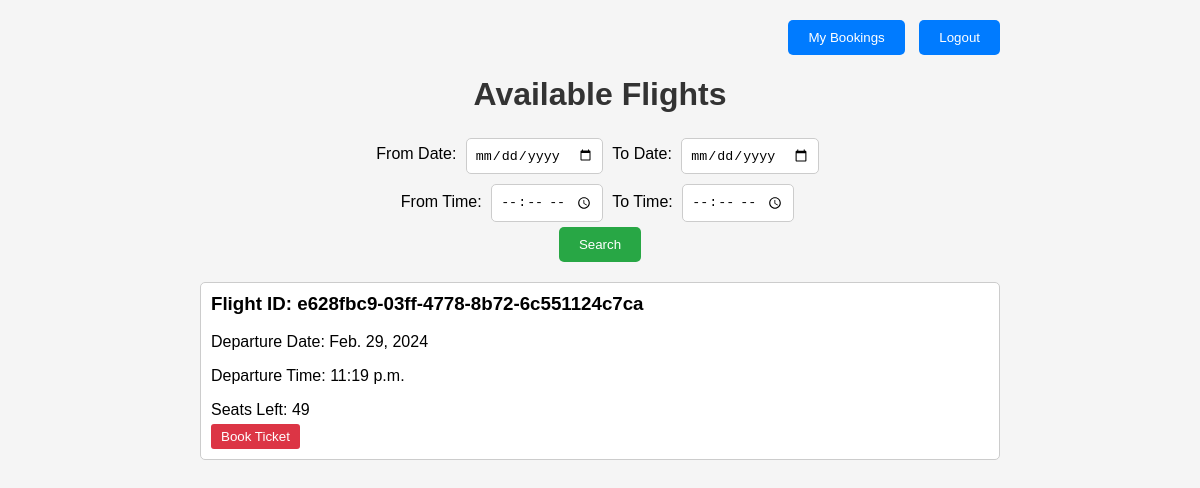
/flights/ (signed in), run on an earlier commit of the app's database.
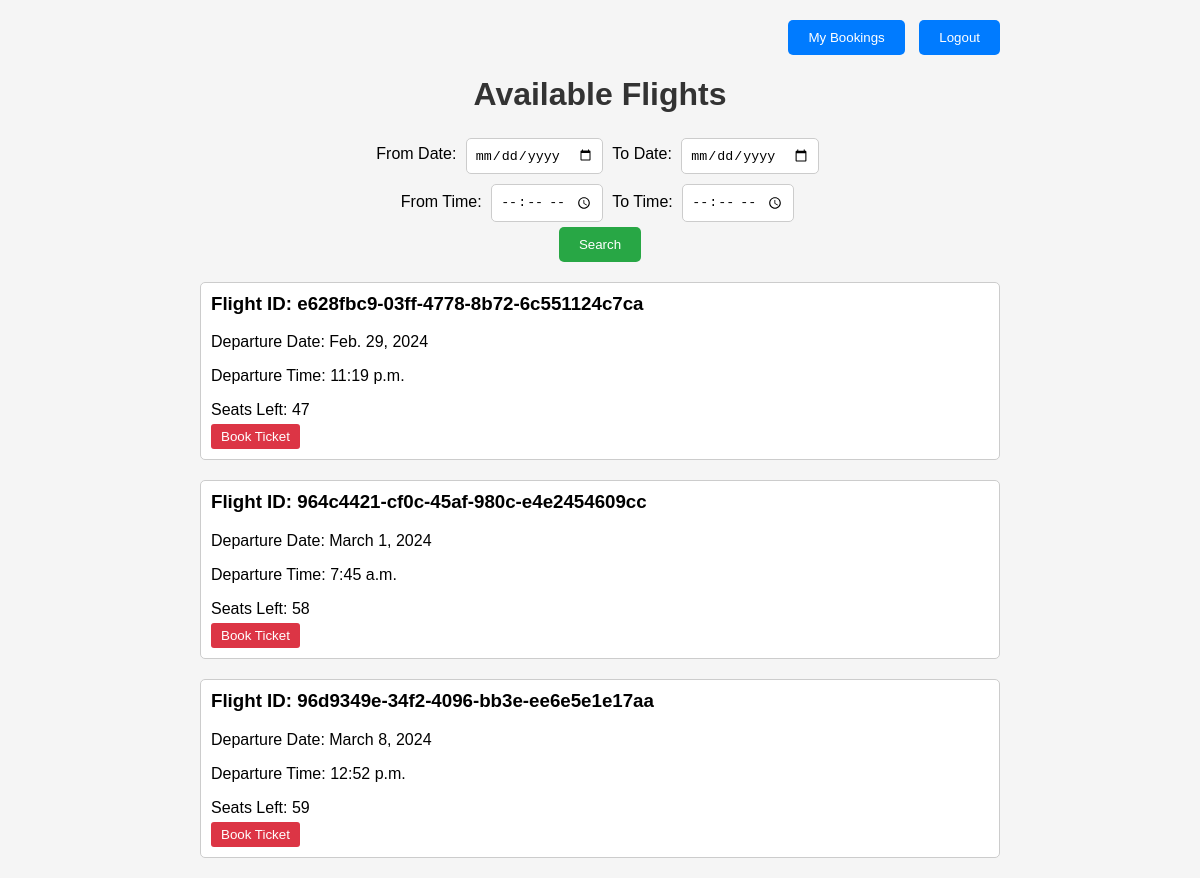
And on a later commit of the database.
### bookings/models.py (models this page shows, shortened)
class Flight(models.Model):
    flight_number = models.UUIDField(primary_key=True, default=uuid.uuid4, editable=False)
    departure_date=models.DateField()
    departure_time=models.TimeField()
    seat_count=models.PositiveIntegerField(default=60)
    booked_seats=models.PositiveIntegerField(default=0)
    seats_left = models.IntegerField(default=60)

### bookings/views.py (the view)
# urls.py: path('flights/',views.flights,name="flights"),
@login_required(login_url='login')
def flights(request):
    if request.method == 'POST':
        from_date = request.POST.get('from_date')
        to_date = request.POST.get('to_date')
        from_time = request.POST.get('from_time')
        to_time = request.POST.get('to_time')
        filtered_flights = Flight.objects.all()
        if from_date:
            filtered_flights = filtered_flights.filter(departure_date__gte=from_date)
        if to_date:
            filtered_flights = filtered_flights.filter(departure_date__lte=to_date)
        if from_time:
            filtered_flights = filtered_flights.filter(departure_time__gte=from_time)
        if to_time:
            filtered_flights = filtered_flights.filter(departure_time__lte=to_time)
        context = {'flights': filtered_flights}
        return render(request, 'flights.html', context)
    else:
        all_flights = Flight.objects.all()
        context = {'flights': all_flights}
        return render(request, 'flights.html', context)

### bookings/templates/flights.html (shortened to what this page needs)
{% load static %}
<!DOCTYPE html>
<html lang="en">
<head>
    <link rel="stylesheet" href="{% static 'flights.css' %}" />
</head>
<body>
    <div class="container">
        <div class="top-right">
            {% if user.is_authenticated %}
            {% if user.user_type == 'admin' %}
            <a href="{% url 'search_flights' %}"><button>Flight Bookings</button></a>
            {% else %}
            <a href="{% url 'my_bookings' %}"><button>My Bookings</button></a>
            {% endif %}
            <form action="{% url 'logout' %}" method="post">
                <button type="submit">Logout</button>
            </form>
            {% endif %}
        </div>
        <h1>Available Flights</h1>
        <div class="filter-container">
            <form method="post" action="{% url 'flights' %}">
                <label for="from_date">From Date:</label>
                <input type="date" id="from_date" name="from_date">
                <label for="to_date">To Date:</label>
                <input type="date" id="to_date" name="to_date">
                <br>
                <label for="from_time">From Time:</label>
                <input type="time" id="from_time" name="from_time">
                <label for="to_time">To Time:</label>
                <input type="time" id="to_time" name="to_time">
                <br>
                <input type="submit" value="Search">
            </form>
        </div>
        {% for flight in flights %}
        <div class="flight-box">
            <h3>Flight ID: {{ flight.flight_number }}</h3>
            <p>Departure Date: {{ flight.departure_date }}</p>
            <p>Departure Time: {{ flight.departure_time }}</p>
            <p>Seats Left: {{flight.seats_left}}</p>
            {% if user.is_authenticated %}
            {% if user.user_type == 'user' %}
            <form method="post" action="{% url 'book_ticket' flight.flight_number %}">
                <button type="submit" class="book-btn"
                    onclick="return confirm('Are you sure you want to book a ticket for this flight?')">Book
                    Ticket</button>
            </form>
            {% endif %}
            {% endif %}
        </div>
        {% endfor %}
    </div>
</body>
</html>

What changed in the data, as far as the page shows it:
changed Flight "e628fbc9-03ff-4778-8b72-6c551124c7ca": seats_left "49" → "47"
added Flight: flight_number "964c4421-cf0c-45af-980c-e4e2454609cc", departure_date "March 1, 2024", departure_time "7:45 a.m.", seats_left "58"
added Flight: flight_number "96d9349e-34f2-4096-bb3e-ee6e5e1e17aa", departure_date "March 8, 2024", departure_time "12:52 p.m.", seats_left "59"
